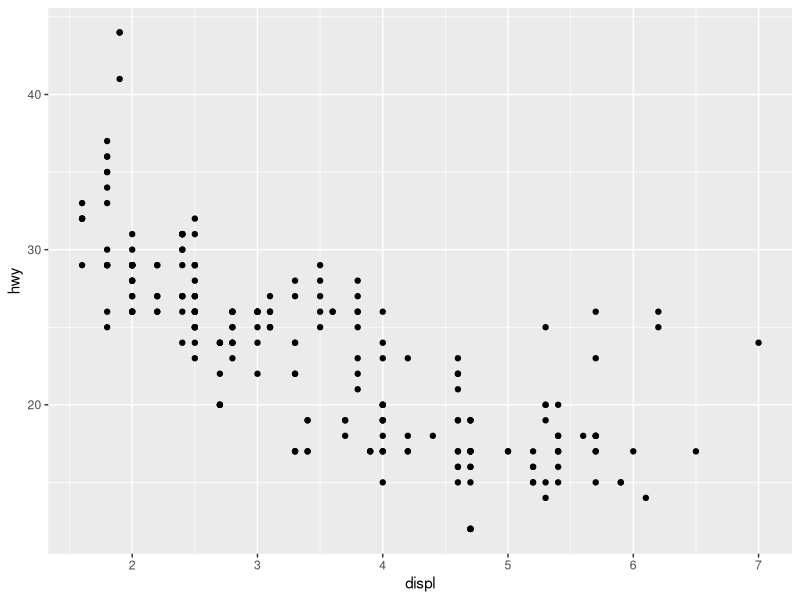
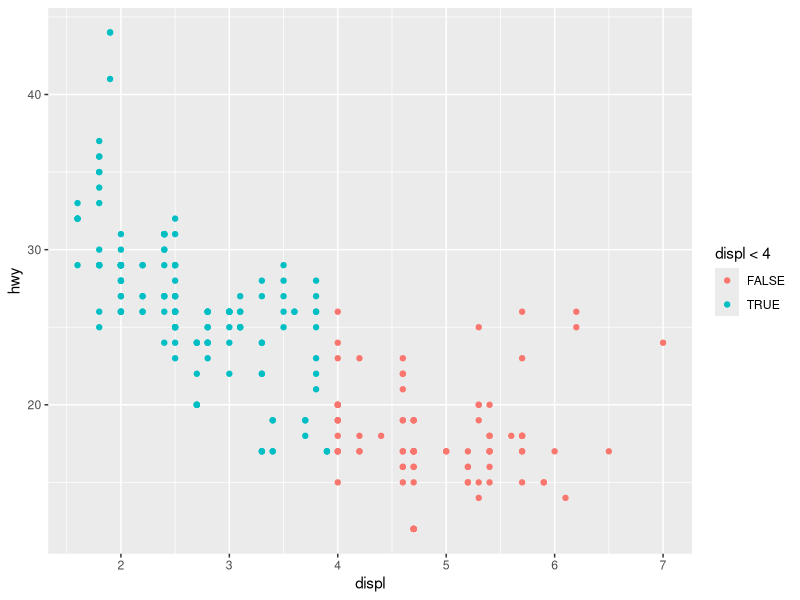
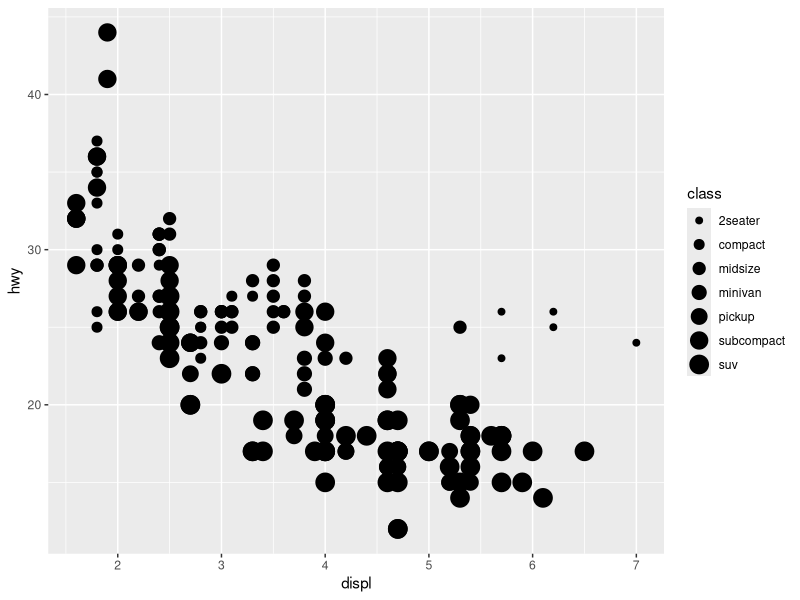
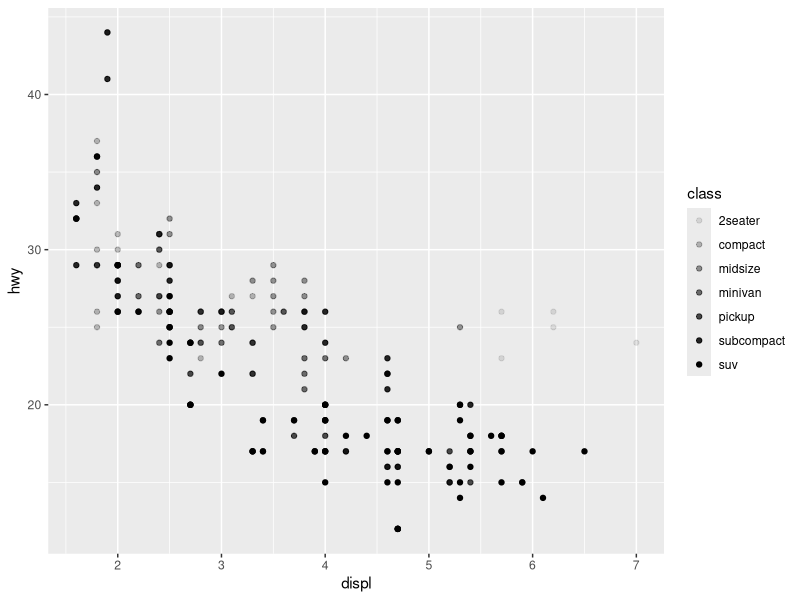
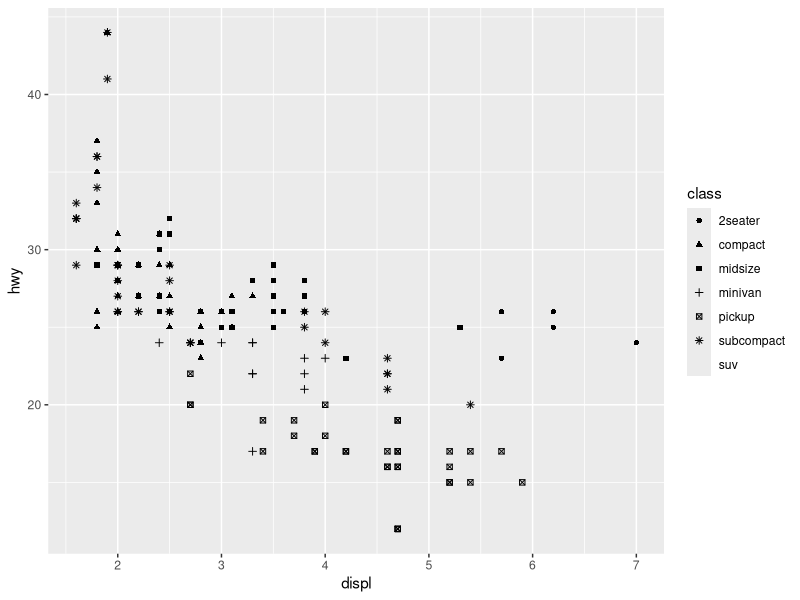
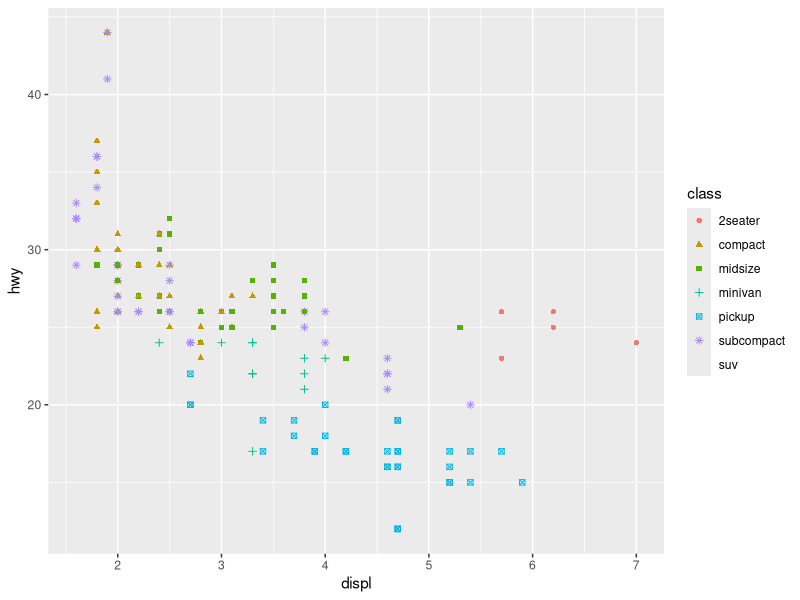
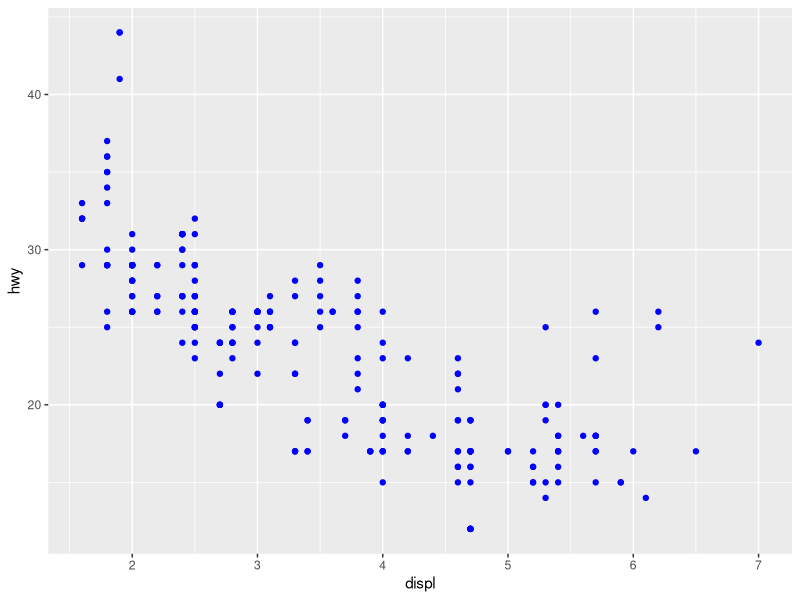
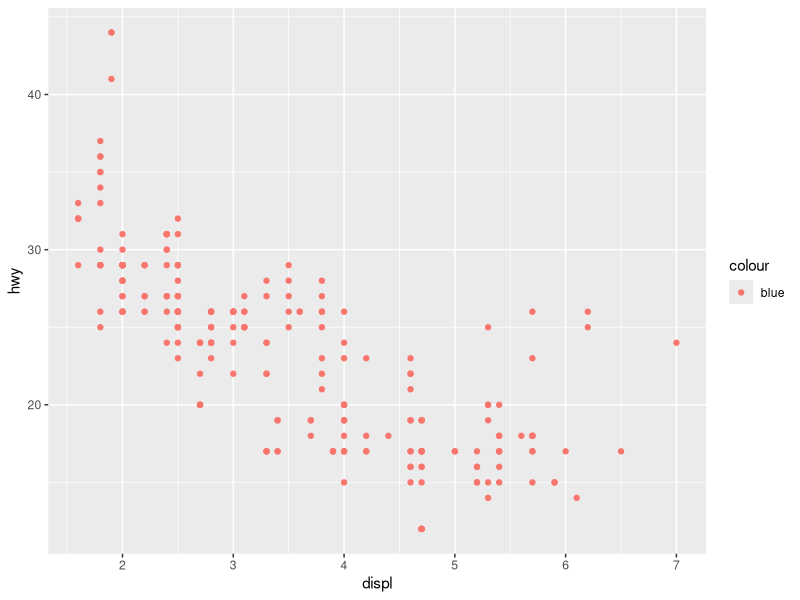

Here is the R script that generated these plots, in order: (Note: this script raises an error after producing the figures.)
setwd("C://Users//sparital//Documents//R Workspace")

getwd()

library(tidyverse)
library(maps)

data(mpg)
summary(mpg)

head(mpg)
tail(mpg)

ggplot(data = mpg) + 
  geom_point(mapping = aes(x=displ, y = hwy))


ggplot(data = mpg) + 
  geom_point(mapping = aes(x=displ, y = hwy, color = displ < 4))

ggplot(data = mpg) + 
  geom_point(mapping = aes(x=displ, y = hwy, size = class))

ggplot(data= mpg) +
  geom_point(mapping = aes(x=displ, y=hwy, alpha = class))

ggplot(data = mpg) + 
  geom_point(mapping = aes(x=displ, y = hwy, shape = class))

ggplot(data = mpg) + 
  geom_point(mapping = aes(x=displ, y = hwy, color = class, shape = class))


ggplot(data = mpg) + 
  geom_point(mapping = aes(x = displ, y = hwy), color = "blue")


ggplot(data = mpg) + 
  geom_point(mapping = aes(x = displ, y = hwy,  color = "blue"))

summary(mpg)


    
    
ggplot(data = mpg) +
  geom_point(mapping = aes(x= displ, y= hwy)) +
  facet_wrap(~class, nrow = 3)



ggplot(data = mpg) +
  geom_point(mapping = aes(x= displ, y= hwy, color = class)) +
  facet_wrap(~hwy, nrow = 3)


ggplot(data = mpg) +
  geom_point(mapping = aes(x = displ, y = hwy, color = class)) +
  facet_grid(drv ~ cyl)

ggplot(data = mpg) + 
  geom_point(mapping = aes(x = drv, y = cyl))

ggplot(data = mpg) + 
  geom_point(mapping = aes(x = displ, y = hwy)) +
  facet_grid(drv ~ .)


ggplot(data = mpg) +
  geom_point(mapping = aes(x = displ, y = hwy, color = class)) +
  facet_grid(. ~cyl)

ggplot(data = mpg) + 
  geom_point(mapping = aes(x = displ, y = hwy)) + 
  facet_wrap(~ class, nrow = 2)



####3.6 Geometric Objects

ggplot(data = mpg) +
  geom_point(mapping = aes(x = displ, y= hwy, color = class))

## change the point plot to smooth
## Important point geom function we cannot use shape and the line do not have any shape,

ggplot(data = mpg) +
  geom_smooth(mapping = aes(x=displ, y= hwy))

## however we can use line type
ggplot(data = mpg) +
  geom_smooth(mapping = aes(x=displ, y = hwy, linetype = drv))


ggplot(data = mpg) +
  geom_smooth(mapping = aes(x=displ, y = hwy, group = drv))


ggplot(data = mpg) +
  geom_smooth(mapping = aes(x=displ, y = hwy, color = drv),
              show.legend = TRUE
  )

## To show multiple geoms in the same plot
ggplot(data = mpg) +
  geom_point(mapping = aes(x=displ, y = hwy, color = class)) +
  geom_smooth(mapping = aes( x=displ, y=hwy))

## Passing as parameters
ggplot(data=mpg, mapping = aes(x=displ, y=cty)) +
  geom_point()+
    geom_smooth()

# Overriding of parameters in the local geom function
ggplot(data=mpg, mapping = aes(x=displ, y=cty)) +
  geom_point(mapping = aes(color = class))+
  geom_smooth(data = filter(mpg, class == 'suv'), se = FALSE)


### 3.6.1 Exercises
## What geom would you use to draw a line chart? A boxplot? A histogram? An area chart?

ggplot(data= mpg) +
  geom_boxplot(mapping = aes(x= class, y =hwy, color = drv), outlier.color = "red")

?geom_boxplot
?geom_smooth
## 2.

ggplot(data = mpg, mapping = aes(x = displ, y = hwy, color = drv)) + 
  geom_point() + 
  geom_smooth(se = FALSE)

## 6 Recreate the R code to generate the graphs as prescribed in the text book

#6.1
ggplot(data= mpg, mapping = aes(x= displ, y= hwy)) +
  geom_point() +
  geom_smooth(se = FALSE)


#6.2
ggplot(data= mpg, mapping = aes(x= displ, y= hwy)) +
  geom_point() +
  geom_smooth(mapping = aes(group = drv) , se = FALSE)

#6.3
ggplot(data= mpg, mapping=aes(x= displ, y = hwy, color = drv)) +
  geom_point()+
  geom_smooth(mapping = aes (group =drv, color = drv), se = FALSE, legend = TRUE)

#6.4

ggplot(data= mpg, mapping=aes(x= displ, y = hwy, color = drv)) +
  geom_point()+
  geom_smooth( se = FALSE, legend = TRUE)

#6.5

ggplot(data= mpg, mapping=aes(x= displ, y = hwy)) +
  geom_point(mapping = aes(color = drv))+
  geom_smooth(mapping = aes(linetype = drv, color = "blue"),se = FALSE, legend = TRUE)



base1 <- ggplot(data = mpg, mapping = aes(x = displ, y = hwy, group=drv))
base1 + geom_point() + geom_smooth(se = FALSE)
base1 + geom_smooth(se = FALSE) + geom_point()
base2 <- ggplot(data = mpg, mapping = aes(x = displ, y = hwy))
base2 + geom_point(aes(colour = drv)) + geom_smooth(aes(colour = drv), se=FALSE)
base2 + geom_point(aes(colour = drv)) + geom_smooth(se=FALSE)
base2 + geom_point(aes(colour = drv)) + geom_smooth(aes(linetype=drv), se=FALSE)
base2 + geom_point(size = 4, colour = "white") + geom_point(aes(colour = drv))


######################3.7 Statistical transformations#################################

## Diamond data set is to be used for this section of the chapter


ggplot(data = diamonds) +
  geom_bar(mapping = aes(x = cut))

ggplot(data= diamonds) +
  geom_bar(mapping = aes(x=cut, color = clarity))

ggplot(data = diamonds) +
  geom_bar(mapping = aes(x = cut, y = freq), stat = "identity")

#########################3.8 Position adjustments ####################################
ggplot(data = diamonds) +
geom_bar(mapping = aes(x= cut, fill = cut))

ggplot(data = diamonds) +
  geom_bar(mapping = aes(x= cut, color = cut))

ggplot(data = diamonds) +
  geom_bar(mapping = aes(x= cut, fill = clarity))


ggplot(data = diamonds, mapping = aes(x=cut, fill = clarity)) +
  geom_bar(alpha = 1/5, position = "identity")


ggplot(data = diamonds, mapping = aes(x=cut, colour = clarity)) +
  geom_bar(fill = NA, position = "identity")

##########to make proportions across the graph use this one below

ggplot(data = diamonds) +
  geom_bar(mapping = aes(x = cut, fill= clarity), position = "fill")

## to place one next to one another


ggplot(data = diamonds) +
  geom_bar(mapping = aes(x = cut, fill= clarity), position = "dodge")

## jitter concept

ggplot(data = mpg) +
  geom_point(mapping = aes(x=displ, y= hwy), position = "jitter")

#### 3.8 Exercise #################
### What is the problem with this code

ggplot(data = mpg, mapping = aes(x = cty, y = hwy)) + 
  geom_point()

ggplot(data = mpg, mapping = aes(x = cty, y = hwy)) +
  geom_point( position = "jitter", alpha = 0.5) +
  geom_smooth(method = 'lm')

### What???s the default position adjustment for geom_boxplot()? 
##Create a visualisation of the mpg dataset that demonstrates it.
base <- ggplot(data = mpg, mapping = aes(x = drv, y = cty, fill = as.factor(cyl)))

base + geom_boxplot()

base + geom_boxplot(position = "dodge")

base + geom_boxplot(position = "identity")

base + geom_boxplot(position = "jitter")



#############3.9 Coordinate systems ####################

ggplot(data = mpg) +
  geom_boxplot(mapping = aes(x= class , y= hwy))

## Flip this boxplot using coor flip function

ggplot(data = mpg) +
  geom_boxplot(mapping = aes(x= class , y= hwy)) +
  coord_flip()

usa <- map_data("usa")

ggplot(usa, aes(long, lat, group = group)) +
  geom_polygon(fill = "orange", color = "black")



ggplot(usa, aes(long, lat, group = group)) +
  geom_polygon(fill = "orange", color = "black") +
  coord_quickmap()

bar <- ggplot(data = diamonds) + 
  geom_bar(
    mapping = aes(x = cut, fill = cut), 
    show.legend = FALSE,
    width = 1
  ) + 
  theme(aspect.ratio = 1) +
  labs(x = NULL, y = NULL)

bar + coord_flip()
bar + coord_polar()